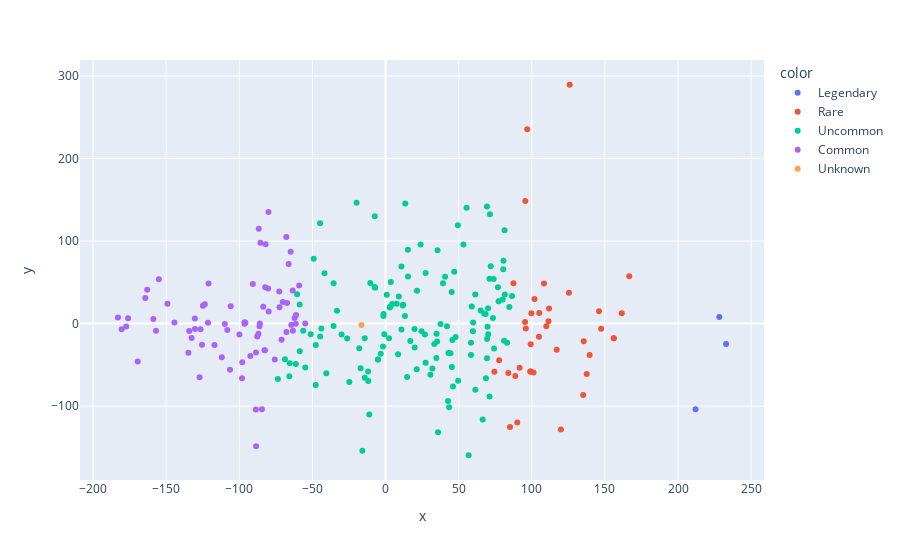

Write notebook code for a chart like this one.
### Code cell
pca = PCA(n_components=2, svd_solver='auto')
pca_result = pca.fit_transform(df_[['HP', 'Atk', 'Def', 'SA', 'SD', 'Spd']])
#display(df)

fig = plt.figure(figsize=(14, 8))
x_ = list(pca_result[:,0])
y_ = list(pca_result[:,1])
# x and y given as array_like objects
import plotly.express as px
fig = px.scatter(df_[['HP', 'Atk', 'Def', 'SA', 'SD', 'Spd']], x=x_, y=y_, color=df_[['Rating']])
#fig.update_traces(textfont_size=22)
fig.show()

### Figure 1 — Plotly figure (JSON) as saved in the notebook; plotly's stock layout.template omitted (floating-point values rounded to 4 significant figures; data arrays with more than 128 entries replaced by an {"elided": "..."} marker saying what was removed)
{"data": [{"hovertemplate": "color=Legendary<br>x=%{x}<br>y=%{y}<extra></extra>", "legendgroup": "Legendary", "marker": {"color": "#636efa", "symbol": "circle"}, "mode": "markers", "name": "Legendary", "orientation": "v", "showlegend": true, "type": "scatter", "x": [232.8, 228.2, 212.0], "xaxis": "x", "y": [-24.71, 7.999, -103.9], "yaxis": "y"}, {"hovertemplate": "color=Rare<br>x=%{x}<br>y=%{y}<extra></extra>", "legendgroup": "Rare", "marker": {"color": "#EF553B", "symbol": "circle"}, "mode": "markers", "name": "Rare", "orientation": "v", "showlegend": true, "type": "scatter", "x": [156.1, 161.5, 156.1, 166.6, 147.4, 135.5, 139.6, 135.1, 146.0, 137.6, 117.0, 119.9, 111.8, 110.0, 125.4, 91.68, 111.4, 99.03, 99.03, 105.1, 101.9, 95.57, 90.08, 104.9, 85.09, 99.71, 108.3, 101.2, 99.26, 95.9, 83.96, 74.43, 95.42, 88.73, 96.94, 87.44, 77.68, 125.9], "xaxis": "x", "y": [-17.71, 12.57, -17.71, 57.48, -6.363, -21.28, -38.04, -86.55, 14.85, -60.91, -31.66, -128.3, 18.31, -3.202, 37.51, -53.4, 2.914, -58.1, -58.1, 12.71, 29.79, 148.4, -119.7, -16.01, -125.2, 12.41, 48.66, -59.28, -25.07, -5.984, -59.78, -58.27, 1.911, -63.43, 235.3, 48.95, -44.32, 289.3], "yaxis": "y"}, {"hovertemplate": "color=Uncommon<br>x=%{x}<br>y=%{y}<extra></extra>", "legendgroup": "Uncommon", "marker": {"color": "#00cc96", "symbol": "circle"}, "mode": "markers", "name": "Uncommon", "orientation": "v", "showlegend": true, "type": "scatter", "x": {"elided": "136 float values"}, "xaxis": "x", "y": {"elided": "136 float values"}, "yaxis": "y"}, {"hovertemplate": "color=Common<br>x=%{x}<br>y=%{y}<extra></extra>", "legendgroup": "Common", "marker": {"color": "#ab63fa", "symbol": "circle"}, "mode": "markers", "name": "Common", "orientation": "v", "showlegend": true, "type": "scatter", "x": [-54.91, -64.45, -63.46, -59.07, -67.82, -63.34, -61.19, -61.34, -64.87, -72.5, -75.74, -62.21, -71.08, -67.76, -67.34, -66.24, -70.27, -72.66, -88.5, -86.18, -88.66, -82.65, -82.65, -80.3, -87.72, -82.02, -84.57, -79.9, -86.88, -85.98, -80.05, -83.63, -98.15, -97.98, -92.43, -85.55, -82.28, -88.59, -96.38, -106.3, -86.67, -95.79, -96.43, -90.76, -99.92, -105.9, -109.9, -108.2, -127.2, -111.9, -117.0, -125.5, -132.6, -130.3, -126.5, -124.9, -121.4, -134.8, -123.6, -130.4, -121.0, -134.3, -144.4, -149.1, -157.0, -158.8, -155.0, -164.3, -163.0, -169.5, -180.5, -176.0, -177.3, -183.0], "xaxis": "x", "y": [0.2554, -1.632, 40.03, 46.19, 104.9, -8.788, 10.4, -0.3224, 87.07, 19.82, -43.48, 6.691, -19.49, -10.23, 25.04, 72.15, 26.23, 38.91, -148.7, -3.287, -103.9, -32.3, -32.3, 42.45, -15.63, 96.18, -103.6, 14.57, -12.28, 0.1223, 135.3, 20.27, -66.31, -46.82, -39.34, 97.93, 43.92, -35.01, 1.595, -55.83, 114.9, 1.026, -0.273, 47.82, -13.29, 21.03, -0.3931, -7.853, -64.91, -40.87, -25.93, -25.58, -17.37, -6.675, -6.905, 21.65, 1.106, -35.45, 23.38, 6.068, 48.53, -9.088, 1.246, 23.98, -8.573, 5.711, 53.77, 31.06, 40.89, -45.93, -6.719, 6.397, -3.441, 7.513], "yaxis": "y"}, {"hovertemplate": "color=Unknown<br>x=%{x}<br>y=%{y}<extra></extra>", "legendgroup": "Unknown", "marker": {"color": "#FFA15A", "symbol": "circle"}, "mode": "markers", "name": "Unknown", "orientation": "v", "showlegend": true, "type": "scatter", "x": [-16.48], "xaxis": "x", "y": [-1.837], "yaxis": "y"}], "layout": {"legend": {"title": {"text": "color"}, "tracegroupgap": 0}, "margin": {"t": 60}, "xaxis": {"anchor": "y", "domain": [0, 1], "title": {"text": "x"}}, "yaxis": {"anchor": "x", "domain": [0, 1], "title": {"text": "y"}}}}
